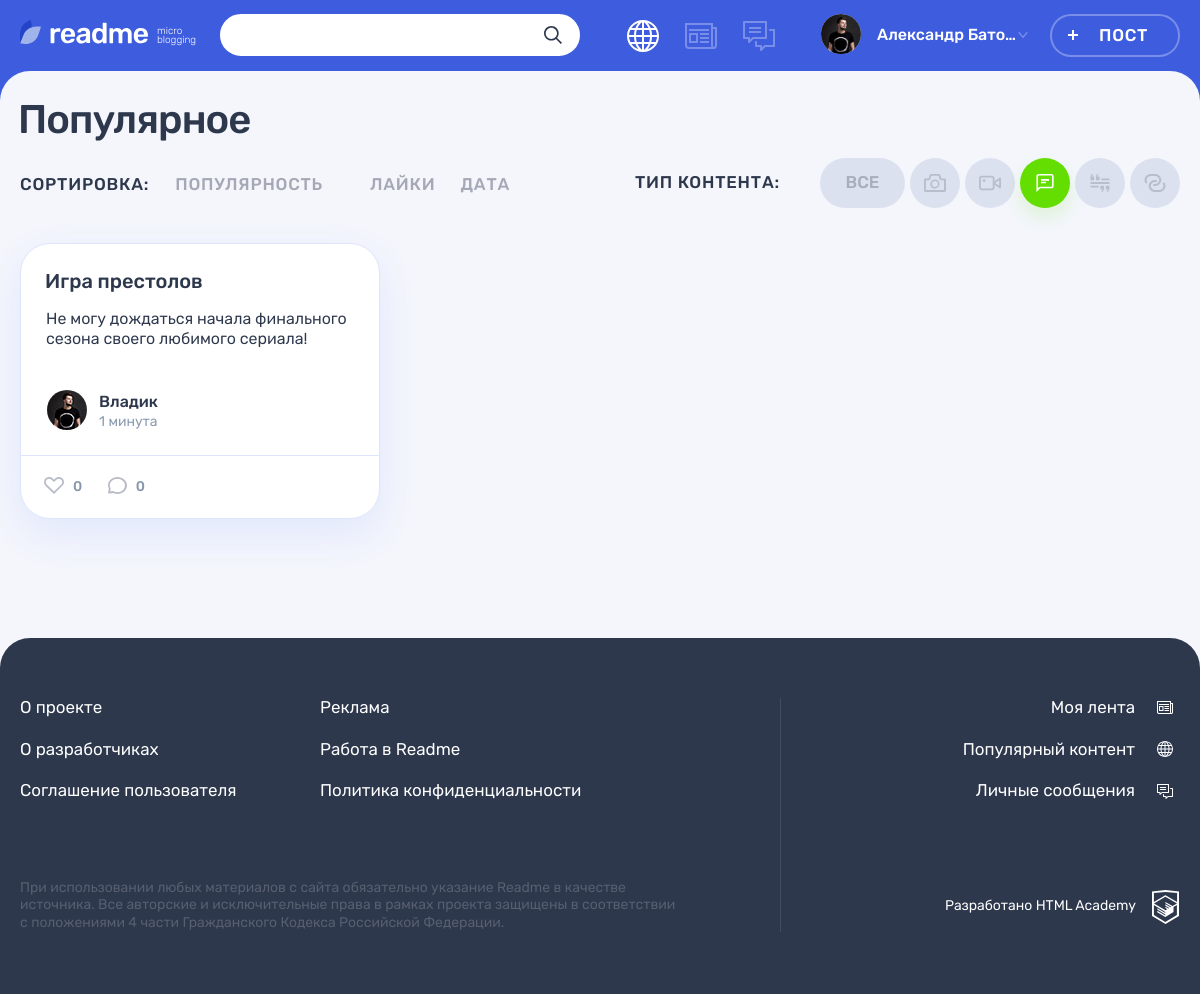
Page /index.php?content-type=3 on the committed database.
### tables this page shows
CREATE TABLE IF NOT EXISTS content_types (
  id BIGINT AUTO_INCREMENT PRIMARY KEY,
  content_type_name TINYTEXT,
  content_type_class TINYTEXT
);

CREATE TABLE IF NOT EXISTS posts (
  id BIGINT AUTO_INCREMENT PRIMARY KEY,
  post_datetime DATETIME DEFAULT CURRENT_TIMESTAMP,
  post_title TINYTEXT,
  post_content LONGTEXT,
  post_cite_author TINYTEXT,
  post_featured_image TINYTEXT,
  post_featured_video TINYTEXT,
  post_source_link TINYTEXT,
  post_views_count BIGINT DEFAULT 0,
  post_author_id BIGINT NOT NULL,
  post_type_id BIGINT,
  post_tags_list TINYTEXT
);

CREATE TABLE IF NOT EXISTS users (
  id BIGINT AUTO_INCREMENT PRIMARY KEY,
  user_email VARCHAR(255) NOT NULL UNIQUE,
  user_login TINYTEXT,
  user_password TINYTEXT,
  user_avatar TINYTEXT
);

### helpers.php (called while the page is built, shortened)
<?php
function get_noun_plural_form(int $number, string $one, string $two, string $many): string
{
    $number = (int)$number;
    $mod10 = $number % 10;
    $mod100 = $number % 100;
    switch (true) {
        case ($mod10 === 1):
            return $one;
    }
}
function include_template($name, array $data = [])
{
    $name = 'templates/' . $name;
    extract($data);
    require $name;
    $result = ob_get_clean();
    return $result;
}
function generate_random_date($index)
{
    $deltas = [['minutes' => 59], ['hours' => 23], ['days' => 6], ['weeks' => 4], ['months' => 11]];
    $dcnt = count($deltas);
    $delta = $deltas[$index];
    $timeval = rand(1, current($delta));
    $timename = key($delta);
    $ts = strtotime("$timeval $timename ago");
    $dt = date('Y-m-d H:i:s', $ts);
    return $dt;
}

### init.php (called while the page is built, shortened)
<?php
$content_types = [];

### templates/main.php (the view, shortened to what this page needs)
<?php
$is_sorting_by_post_views_count_selected = isset($_GET['sorting_criteria']) && $_GET['sorting_criteria'] === 'post_views_count';
$is_sorting_by_likes_selected = isset($_GET['sorting_criteria']) && $_GET['sorting_criteria'] === 'likes';
$is_sorting_by_date_selected = isset($_GET['sorting_criteria']) && $_GET['sorting_criteria'] === 'post_datetime';
$sorting_direction_selected = filter_input(INPUT_GET, 'sorting_direction') ?? 'DESC';
?>
<div class="container">
    <h1 class="page__title page__title--popular">Популярное</h1>
</div>
<div class="popular container">
    <div class="popular__filters-wrapper">
        <div class="popular__sorting sorting">
            <b class="popular__sorting-caption sorting__caption">Сортировка:</b>
            <ul class="popular__sorting-list sorting__list">
                <li class="sorting__item sorting__item--popular">
                    <a class="sorting__link<?= $is_sorting_by_post_views_count_selected ? ' sorting__link--active' : '' ?><?= $sorting_direction_selected === 'ASC' ? ' sorting__link--reverse' : '' ?>" href="index.php?sorting_criteria=post_views_count&sorting_direction=<?= $sorting_direction_selected === 'ASC' ? 'DESC' : 'ASC' ?>">
                        <span>Популярность</span>
                    </a>
                </li>
                <li class="sorting__item">
                    <a class="sorting__link<?= $is_sorting_by_likes_selected ? ' sorting__link--active' : '' ?><?= $sorting_direction_selected === 'ASC' ? ' sorting__link--reverse' : '' ?>" href="index.php?sorting_criteria=likes&sorting_direction=<?= $sorting_direction_selected === 'ASC' ? 'DESC' : 'ASC' ?>">
                        <span>Лайки</span>
                    </a>
                </li>
                <li class="sorting__item">
                    <a class="sorting__link<?= $is_sorting_by_date_selected ? ' sorting__link--active' : '' ?><?= $sorting_direction_selected === 'ASC' ? ' sorting__link--reverse' : '' ?>" href="index.php?sorting_criteria=post_datetime&sorting_direction=<?= $sorting_direction_selected === 'ASC' ? 'DESC' : 'ASC' ?>">
                        <span>Дата</span>
                    </a>
                </li>
            </ul>
        </div>
        <div class="popular__filters filters">
            <b class="popular__filters-caption filters__caption">Тип контента:</b>
            <ul class="popular__filters-list filters__list">
                <li class="popular__filters-item popular__filters-item--all filters__item filters__item--all">
                    <a class="
                       filters__button
                       filters__button--ellipse
                       filters__button--all
                       <?= $content_type_id_selected == 0 ? "filters__button--active" : "" ?>"
                       href="index.php?content-type=0">
                        <span>Все</span>
                    </a>
                </li>
                <?php foreach ($content_types as $content_type_key => $content_type) { ?>
                    <li class="popular__filters-item filters__item">
                        <a
                            class=
                            "filters__button filters__button--<?= $content_type['content_type_class'] ?>
                            <?= $content_type['id'] == $content_type_id_selected ? "filters__button--active " : "" ?>
                            button"
                            href="index.php?content-type=<?= $content_type['id'] ?>">
                                <svg class="filters__icon" width="22" height="18">
                                    <use xlink:href="#icon-filter-<?= $content_type['content_type_class'] ?>"></use>
                                </svg>
                        </a>
                    </li>
                <?php } ?>
            </ul>
        </div>
    </div>
    <div class="popular__posts">
        <?php foreach ($posts as $post_key => $post) { ?>
            <article class="popular__post post <?= "post-" . $post['content_type_class'] ?>">
                <header class="post__header">
                    <h2>
                        <a href="post.php?post_id=<?= $post['id'] ?>">
                            <?= esc($post['post_title']) ?>
                        </a>
                    </h2>
                </header>
                <div class="post__main">
                    <?php if ($post['content_type_class'] === 'quote') { ?>
                        <blockquote>
                            <p>
                                <?= esc($post['post_content']) ?>
                            </p>
                            <cite>Неизвестный Автор</cite>
                        </blockquote>
                    <?php } elseif ($post['content_type_class'] === 'text') { ?>
                        <?= check_content_length($post['post_content']) ?>
                    <?php } ?>
                </div>
                <footer class="post__footer">
                    <div class="post__author">
                        <a class="post__author-link" href="#" title="Автор">
                            <div class="post__avatar-wrapper">
                                <img class="post__author-avatar" src="img/<?= $post['user_avatar'] ?>"
                                     alt="Аватар пользователя">
                            </div>
                            <div class="post__info">
                                <b class="post__author-name">
                                    <?= esc($post['user_login']) ?>
                                </b>
                                <time
                                    class="post__time"
                                    datetime="<?= $random_date = generate_random_date($post_key) ?>"
                                    title="<?= get_formatted_date($random_date) ?>"
                                >
                                    <?= get_human_time_diff($random_date) ?>
                                </time>
                            </div>
                        </a>
                    </div>
                    <div class="post__indicators">
                        <div class="post__buttons">
                            <a class="post__indicator post__indicator--likes button" href="#" title="Лайк">
                                <svg class="post__indicator-icon" width="20" height="17">
                                    <use xlink:href="#icon-heart"></use>
                                </svg>
                                <span>0</span>
                            </a>
                            <a class="post__indicator post__indicator--comments button" href="#" title="Комментарии">
                                <svg class="post__indicator-icon" width="19" height="17">
                                    <use xlink:href="#icon-comment"></use>
                                </svg>
                                <span>0</span>
                            </a>
                        </div>
                    </div>
                </footer>
            </article>
        <?php } ?>
    </div>
</div>

### index.php (shortened to what this page needs)
<?php
require_once 'helpers.php';
require_once 'init.php';
function get_human_time_diff(string $event_date): string
{
    $comparative_date = DateTime::createFromFormat('Y-m-d H:i:s', $event_date);
    $current_date = new DateTime('now', new DateTimeZone('Europe/Moscow'));
    $diff = $comparative_date->diff($current_date);
    if ($diff->y !== 0) {
        $human_time_diff = $diff->y . ' ' . get_noun_plural_form($diff->y, 'год', 'года', 'лет');
    } elseif ($diff->m !== 0) {
        $human_time_diff = $diff->m . ' ' . get_noun_plural_form($diff->m, 'месяц', 'месяца', 'месяцев');
    } elseif ($diff->d >= DAYS_IN_WEEK && $diff->d < MAX_WEEKS_DAYS) {
        $human_time_diff = $diff->d / 7 . ' ' . get_noun_plural_form($diff->d / 7, 'неделя', 'недели', 'недель');
    } elseif ($diff->d > 0 && $diff->d < DAYS_IN_WEEK) {
        $human_time_diff = $diff->d . ' ' . get_noun_plural_form($diff->d, 'день', 'дня', 'дней');
    } elseif ($diff->h !== 0) {
        $human_time_diff = $diff->h . ' ' . get_noun_plural_form($diff->h, 'час', 'часа', 'часов');
    } elseif ($diff->i !== 0) {
        $human_time_diff = $diff->i . ' ' . get_noun_plural_form($diff->i, 'минута', 'минуты', 'минут');
    } elseif ($diff->s !== 0) {
        $human_time_diff = $diff->s . ' ' . get_noun_plural_form($diff->s, 'секунда', 'секунды', 'секунд');
    } else {
        $human_time_diff = 'Неизвестный интервал';
    }
    return $human_time_diff;
}
function get_formatted_date(string $raw_date): string
{
    return DateTime::createFromFormat('Y-m-d H:i:s', $raw_date)->format('Y-m-d H:i');
}
function check_content_length(string $post_content): string
{
    $is_excerpted = false;
    $post_content = '<p>' . esc($post_content) . '</p>';
    return $post_content;
}
#[Pure] function esc($str): string
{
    return htmlspecialchars($str);
}
$page_title = "readme: популярное";
$is_auth = rand(0, 1);
$user_name = 'Александр Батолло';
$content_type_id_selected = filter_input(INPUT_GET, 'content-type') ?? 0;
$sorting_direction_selected = filter_input(INPUT_GET, 'sorting_direction') ?? 'DESC';
if (!$link) {
    $error = mysqli_connect_error();
    $content = include_template(
        'error.php',
        [
            'error' => $error
        ]
    );
} else {
    $sql = "SELECT * FROM content_types";
    $result = mysqli_query($link, $sql);
    if ($result) {
        $content_types_col = mysqli_fetch_all($result, MYSQLI_ASSOC);
        if ($content_type_id_selected) {
            $sql = "SELECT p.id, post_datetime, post_title, post_content, post_cite_author, " .
                "post_featured_image, post_featured_video, post_views_count, user_login, " .
                "user_avatar, content_type_class FROM posts p " .
                "INNER JOIN users u ON post_author_id = u.id " .
                "INNER JOIN content_types ct ON post_type_id = ct.id " .
                "WHERE post_type_id = $content_type_id_selected " .
                "ORDER BY post_views_count $sorting_direction_selected";
        }
        $result = mysqli_query($link, $sql);
        if ($result) {
            $posts_col = mysqli_fetch_all($result, MYSQLI_ASSOC);
            $page_content = include_template(
                'main.php',
                [
                    'posts' => $posts_col,
                    'content_types' => $content_types_col,
                    'content_type_id_selected' => $content_type_id_selected
                ]
            );
        }
    }
}
$layout_content = include_template(
    'layout.php',
    [
        'content' => $page_content,
        'modifier' => 'page__main--popular',
        'title' => $page_title,
        'user_name' => $user_name,
        'is_auth' => $is_auth
    ]
);
print($layout_content);

### rows in the picture
posts: post_title "Игра престолов", post_content "Не могу дождаться начала финального сезона своего любимого сериала!", users.user_avatar (picture), users.user_login "Владик", random_date "1 минута"

### other values in the picture
$user_name "Александр Бато…"
